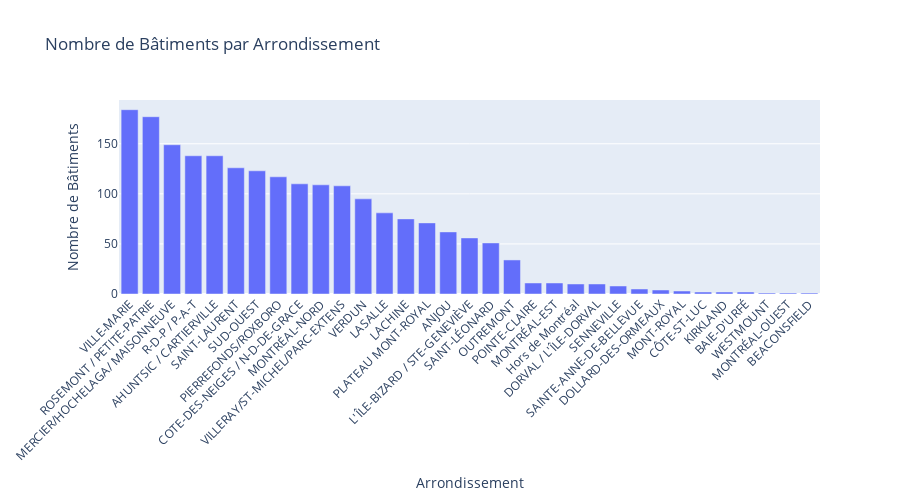

The notebook cell saved with this chart:
### Code cell
#pip install nbformat ipywidgets
# Distribution par arrondissement
fig = px.bar(
    buildings['boroughName'].value_counts().reset_index(),
    x='boroughName',
    y='count',
    title='Nombre de Bâtiments par Arrondissement',
    labels={'boroughName': 'Arrondissement', 'count': 'Nombre de Bâtiments'}
)
fig.update_layout(xaxis_tickangle=-45, height=500)
fig.show()

### Figure 1 — Plotly figure (JSON) as saved in the notebook; plotly's stock layout.template omitted (floating-point values rounded to 4 significant figures)
{"data": [{"hovertemplate": "Arrondissement=%{x}<br>Nombre de Bâtiments=%{y}<extra></extra>", "legendgroup": "", "marker": {"color": "#636efa", "pattern": {"shape": ""}}, "name": "", "orientation": "v", "showlegend": false, "textposition": "auto", "type": "bar", "x": ["VILLE-MARIE", "ROSEMONT / PETITE-PATRIE", "MERCIER/HOCHELAGA/ MAISONNEUVE", "R-D-P / P-A-T", "AHUNTSIC / CARTIERVILLE", "SAINT-LAURENT", "SUD-OUEST", "PIERREFONDS/ROXBORO", "COTE-DES-NEIGES / N-D-DE-GRACE", "MONTRÉAL-NORD", "VILLERAY/ST-MICHEL/PARC-EXTENS", "VERDUN", "LASALLE", "LACHINE", "PLATEAU MONT-ROYAL", "ANJOU", "L'ÎLE-BIZARD / STE-GENEVIÈVE", "SAINT-LÉONARD", "OUTREMONT", "POINTE-CLAIRE", "MONTRÉAL-EST", "Hors de Montréal", "DORVAL / L'ÎLE-DORVAL", "SENNEVILLE", "SAINTE-ANNE-DE-BELLEVUE", "DOLLARD-DES-ORMEAUX", "MONT-ROYAL", "CÔTE-ST-LUC", "KIRKLAND", "BAIE-D'URFÉ", "WESTMOUNT", "MONTRÉAL-OUEST", "BEACONSFIELD"], "xaxis": "x", "y": [184, 177, 149, 138, 138, 126, 123, 117, 110, 109, 108, 95, 81, 75, 71, 62, 56, 51, 34, 11, 11, 10, 10, 8, 5, 4, 3, 2, 2, 2, 1, 1, 1], "yaxis": "y"}], "layout": {"barmode": "relative", "height": 500, "legend": {"tracegroupgap": 0}, "title": {"text": "Nombre de Bâtiments par Arrondissement"}, "xaxis": {"anchor": "y", "domain": [0, 1], "tickangle": -45, "title": {"text": "Arrondissement"}}, "yaxis": {"anchor": "x", "domain": [0, 1], "title": {"text": "Nombre de Bâtiments"}}}}
